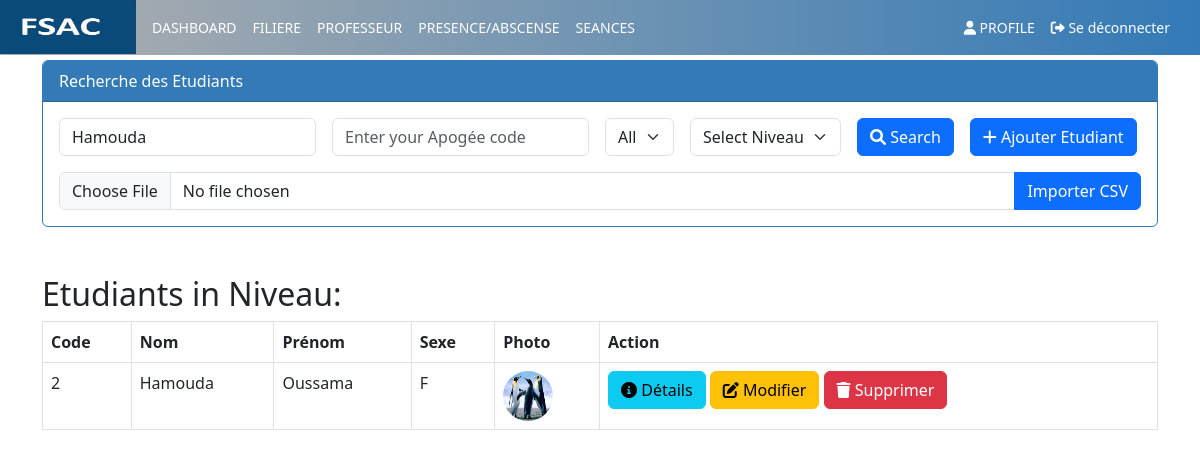
The page /page/listEtudiants.php?fname=Hamouda (signed in) on the database its author committed.
### tables this page shows
CREATE TABLE IF NOT EXISTS Etudiant (
    code INT AUTO_INCREMENT PRIMARY KEY,
    nom VARCHAR(50),
    prenom VARCHAR(50),
    sex VARCHAR(50),
    niveau VARCHAR(50),
    photo VARCHAR(100),
    date_naissance Varchar(100),
    lieu_naissance Varchar(50),
    cin VARCHAR(255),
    password VARCHAR(255),
    idfiliere INT,
    FOREIGN KEY (idfiliere) REFERENCES Filiere(idfiliere)
);

### page/listEtudiants.php (the view, shortened to what this page needs)
<?php
require_once('connection_db.php');
$nomf = isset($_GET['fname']) ? $_GET['fname'] : "";
$code = isset($_GET['code']) ? $_GET['code'] : "";
$sex = isset($_GET['sex']) ? $_GET['sex'] : "all";
$niveau = isset($_GET['niveau']) ? $_GET['niveau'] : "";
function fetchEtudiants($pdo, $nomf, $code, $sex, $niveau) {
    $params = [];
    $sql = "SELECT * FROM Etudiant WHERE 1=1";
    if (!empty($nomf)) {
        $sql .= " AND (nom LIKE ? OR prenom LIKE ?)";
        array_push($params, "%$nomf%", "%$nomf%");
    }
    try {
        $query = $pdo->prepare($sql);
        $query->execute($params);
        return $query->fetchAll();
    } catch (Exception $e) {
        die("<p>Error fetching students: " . $e->getMessage() . "</p>");
    }
}
$etudiants = fetchEtudiants($pdo, $nomf, $code, $sex, $niveau);
?>
<!DOCTYPE html>
<html lang="en">
<head>
    <link rel="stylesheet" href="https://cdn.jsdelivr.net/npm/bootstrap@5.3.3/dist/css/bootstrap.min.css">
    <link rel="stylesheet" href="../css/monstyle.css">
</head>
<body>
    <?php include("menu.php"); ?>
    <div class="container mt-5">
        <div class="card border-primary"style="margin-top :60px;">
            <div class="card-header bg-primary text-white">Recherche des Etudiants</div>
            <div class="card-body">
                <form method="get" action="listEtudiants.php" class="row g-3">
                    <div class="col-auto"><input type="text" placeholder="Enter your first and last name" name="fname" class="form-control" value="<?php echo htmlspecialchars($nomf); ?>"></div>
                    <div class="col-auto"><input type="text" placeholder="Enter your Apogée code" name="code" class="form-control" value="<?php echo htmlspecialchars($code); ?>"></div>
                    <div class="col-auto">
                        <select class="form-select" name="sex" id="sex">
                            <option value="all" <?php echo $sex === 'all' ? 'selected' : ''; ?>>All</option>
                        </select>
                    </div>
                    <div class="col-auto">
                        <select class="form-select" name="niveau" id="niveau">
                            <option value="">Select Niveau</option>
                        </select>
                    </div>
                    <div class="col-auto"><button type="submit" class="btn btn-primary"><i class="fas fa-search"></i> Search</button></div>
                    <div class="col-auto"><a href="nouvelleETUDIANT.php" class="btn btn-primary"><i class="fas fa-plus"></i> Ajouter Etudiant</a></div>
                </form>
                <form method="post" enctype="multipart/form-data" action="import_etudiants.php" class="mt-3">
                    <div class="input-group">
                        <input type="file" name="csv_file" class="form-control">
                        <button class="btn btn-primary" type="submit">Importer CSV</button>
                    </div>
                </form>
            </div>
        </div>
        <h2 class="mt-5">Etudiants in Niveau: <?php echo htmlspecialchars($niveau); ?></h2>
        <table class="table table-bordered">
            <thead>
                <tr>
                    <th>Code</th>
                    <th>Nom</th>
                    <th>Prénom</th>
                    <th>Sexe</th>
                    <th>Photo</th>
                    <th>Action</th>
                </tr>
            </thead>
            <tbody>
                <?php foreach ($etudiants as $etudiant) { ?>
                <tr>
                    <td><?php echo htmlspecialchars($etudiant['code']); ?></td>
                    <td><?php echo htmlspecialchars($etudiant['nom']); ?></td>
                    <td><?php echo htmlspecialchars($etudiant['prenom']); ?></td>
                    <td><?php echo htmlspecialchars($etudiant['sex']); ?></td>
                    <td><img src="../img/<?php echo htmlspecialchars($etudiant['photo']); ?>" width="50px" height="50px" class="img-circle"></td>
                    <td>
                        <a href="details_etudiant.php?code=<?php echo htmlspecialchars($etudiant['code']); ?>" class="btn btn-info"><i class="fas fa-info-circle"></i> Détails</a>
                        <a href="editetudiant.php?code=<?php echo htmlspecialchars($etudiant['code']); ?>" class="btn btn-warning"><i class="fas fa-edit"></i> Modifier</a>
                        <a onclick="return confirm('Êtes-vous sûr de vouloir supprimer cet étudiant ?')" href="removeetudiants.php?code=<?php echo htmlspecialchars($etudiant['code']); ?>" class="btn btn-danger"><i class="fas fa-trash"></i> Supprimer</a>
                    </td>
                </tr>
                <?php } ?>
            </tbody>
        </table>
    </div>
</body>
</html>

### css/monstyle.css (style rules this page uses)
.form-control { border-radius: 20px; }
.card.border-primary { border-color: #337ab7 !important; border-width: 1px !important; }
.card-header.bg-primary { background-color: #337ab7 !important; color: #fff; }

### page/listEtudiants.php (style rules this page uses)
.img-circle { border-radius: 50%; }

### rows shown on the page
etudiant: code "2", nom "Hamouda", prenom "Oussama", sex "F", photo (picture)
